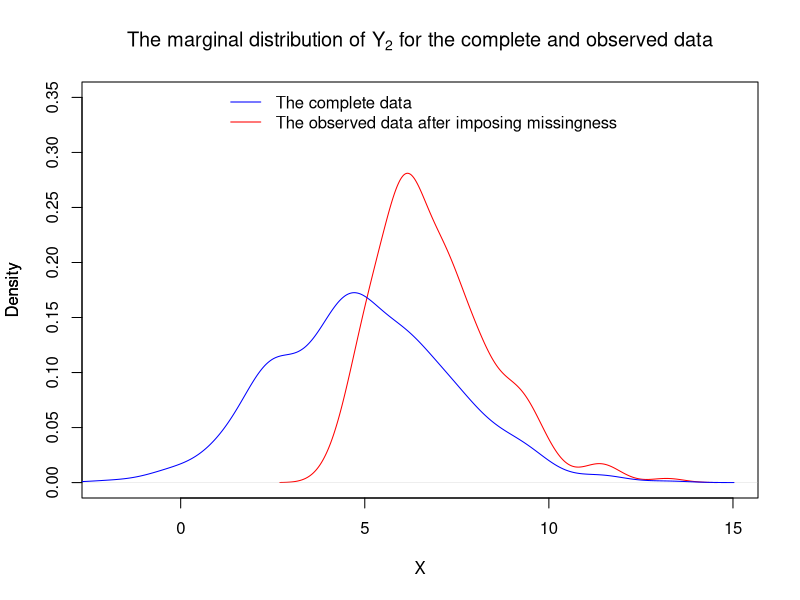

Recreate this plot in R.
#Simulating a complete dataset of size 500 on (Y1,Y2)
set.seed(632)
Z1=rnorm(500, mean=0, sd=1)
Z2=rnorm(500, mean=0, sd=1)
Z3=rnorm(500, mean=0, sd=1)
Y1=1+Z1
Y2=5+2*Z1+Z2
#Simulating the observed dataset, i.e., imposing missingness on Y2
a=0
b=2
Y2_missing=Y2
con=a*(Y1-1)+b*(Y2-5)+Z3
for (i in 1:500){
  if (con[i]<0){Y2_missing[i]=NA}
}
#Displaying the figures
pdf("Question3_(c).pdf")
plot(density(Y2_missing[-which(is.na(Y2_missing)==TRUE)]),col="red",main="",xlab="",xlim=c(-2,15),ylim = c(0,0.35))
lines(density(Y2),col="blue")
title(main=expression(paste("The marginal distribution of ",Y[2]," for the complete and observed data")),xlab = "X",ylab = "Density")
legend("top",legend=c("The complete data","The observed data after imposing missingness"),lty=c(1,1),col=c("blue","red"),bty="n")
par(lty=1,pin=c(3,2.25))
dev.off()